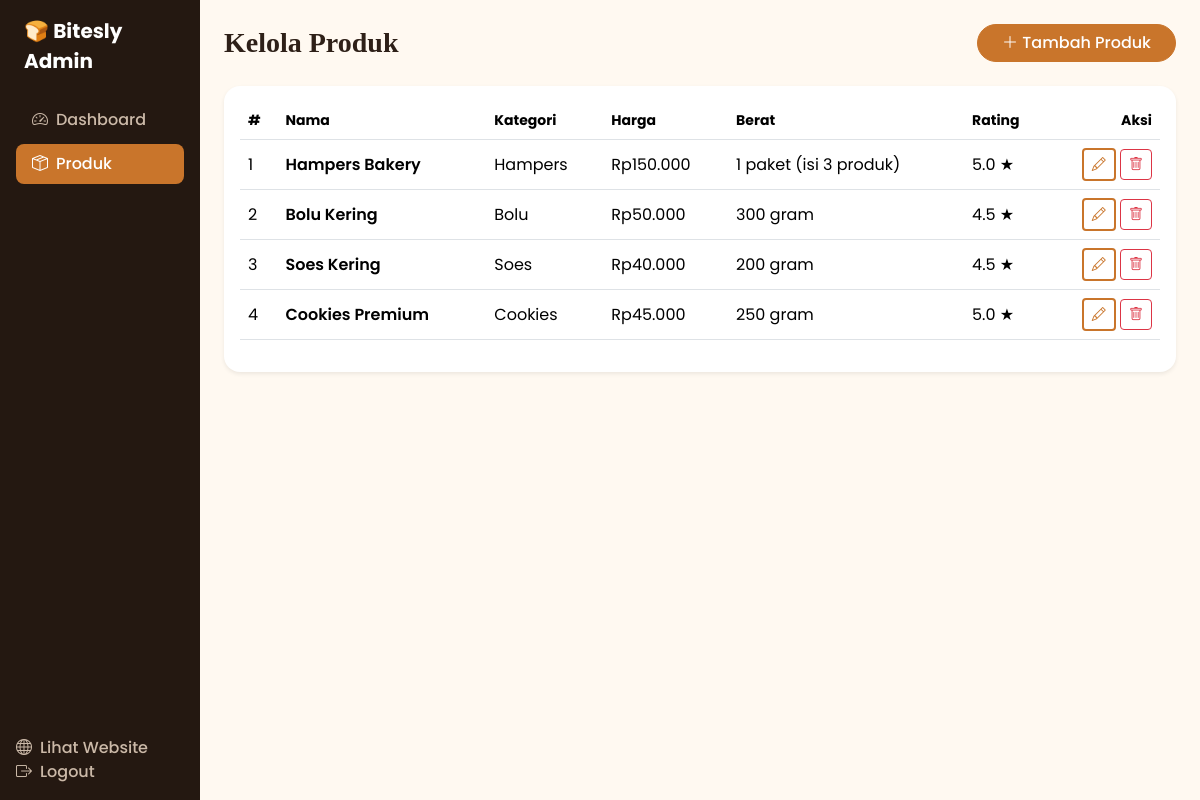
/admin/produk.php (signed in), run on the app's committed database.
### tables this page shows
CREATE TABLE IF NOT EXISTS produk (
  id INT AUTO_INCREMENT PRIMARY KEY,
  nama VARCHAR(100) NOT NULL,
  kategori VARCHAR(50) NOT NULL,
  harga INT NOT NULL,
  deskripsi TEXT,
  komposisi TEXT,
  berat VARCHAR(50) DEFAULT NULL,
  gambar VARCHAR(255) DEFAULT 'default.jpg',
  rating DECIMAL(2,1) DEFAULT 5.0,
  created_at TIMESTAMP DEFAULT CURRENT_TIMESTAMP
);

### admin/produk.php (the view, shortened to what this page needs)
<?php
require_once '../includes/db.php';
$produkList = mysqli_query($koneksi, "SELECT * FROM produk ORDER BY id DESC");
?>
<!DOCTYPE html>
<html lang="id">
<head>
    <link href="https://cdn.jsdelivr.net/npm/bootstrap@5.3.3/dist/css/bootstrap.min.css" rel="stylesheet">
    <link rel="stylesheet" href="https://cdn.jsdelivr.net/npm/bootstrap-icons@1.11.3/font/bootstrap-icons.css">
    <link rel="stylesheet" href="../assets/css/style.css">
</head>
<body>
<div class="container-fluid">
  <div class="row">
    <?php include 'sidebar.php'; ?>
    <div class="col-lg-10 py-4 px-4">
      <div class="d-flex justify-content-between align-items-center mb-4">
        <h3 class="fw-bold mb-0">Kelola Produk</h3>
        <a href="tambah_produk.php" class="btn btn-brand rounded-pill px-4"><i class="bi bi-plus-lg"></i> Tambah Produk</a>
      </div>
      <div class="card border-0 shadow-sm rounded-4">
        <div class="card-body">
          <div class="table-responsive">
            <table class="table align-middle">
              <thead>
                <tr class="text-secondary small">
                  <th>#</th><th>Nama</th><th>Kategori</th><th>Harga</th><th>Berat</th><th>Rating</th><th class="text-end">Aksi</th>
                </tr>
              </thead>
              <tbody>
                <?php $no=1; while ($p = mysqli_fetch_assoc($produkList)): ?>
                <tr>
                  <td><?= $no++ ?></td>
                  <td class="fw-semibold"><?= htmlspecialchars($p['nama']) ?></td>
                  <td><?= htmlspecialchars($p['kategori']) ?></td>
                  <td>Rp<?= number_format($p['harga'],0,',','.') ?></td>
                  <td><?= htmlspecialchars($p['berat']) ?></td>
                  <td><?= $p['rating'] ?> ★</td>
                  <td class="text-end">
                    <a href="edit_produk.php?id=<?= $p['id'] ?>" class="btn btn-sm btn-outline-brand"><i class="bi bi-pencil"></i></a>
                    <a href="hapus_produk.php?id=<?= $p['id'] ?>" class="btn btn-sm btn-outline-danger" onclick="return confirm('Yakin ingin menghapus produk ini?');"><i class="bi bi-trash"></i></a>
                  </td>
                </tr>
                <?php endwhile; ?>
              </tbody>
            </table>
          </div>
        </div>
      </div>
    </div>
  </div>
</div>
</body>
</html>

### assets/css/style.css (style rules this page uses)
:root { --brand: #C9752B; --brand-dark: #8A4A16; --brand-light: #FDF3E7; --cream: #FFF9F1; --ink: #2E2018; }
body { font-family: 'Poppins', sans-serif; color: var(--ink); background-color: var(--cream); }
h1, h2, h3, .font-serif { font-family: 'Playfair Display', serif; }
.btn-brand { background-color: var(--brand); border-color: var(--brand); color: #fff; font-weight: 500; transition: all .2s ease; }
.btn-outline-brand { border: 2px solid var(--brand); color: var(--brand); font-weight: 500; }

### data on the page
produk: nama "Hampers Bakery", kategori "Hampers", harga "150.000", berat "1 paket (isi 3 produk)", rating "5.0"
produk: nama "Bolu Kering", kategori "Bolu", harga "50.000", berat "300 gram", rating "4.5"
produk: nama "Soes Kering", kategori "Soes", harga "40.000", berat "200 gram", rating "4.5"
produk: nama "Cookies Premium", kategori "Cookies", harga "45.000", berat "250 gram", rating "5.0"
